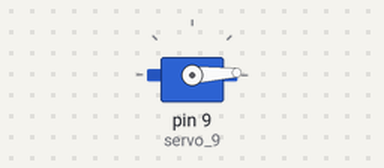
Bench run of a sketch on a simulated Arduino Uno, built with avr-gcc and run on an emulated ATmega328P. Parts: servo.

Above: at 0.05 s.
At 1.3 s:
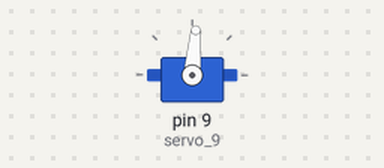
At 2.6 s:
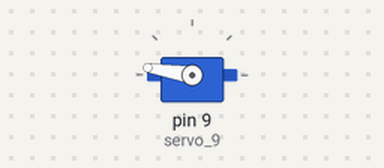
At 5.2 s:
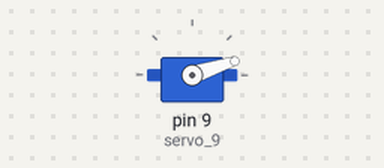
Timing chart, 0 to 7.1 s (numbered marks = the images above):
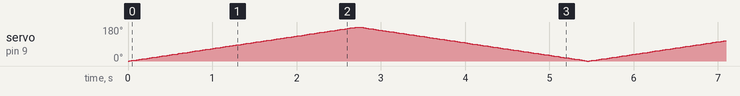

The sketch:

servomotors.ino
```cpp
#include <Servo.h>
int pos;
Servo servo_9;

void setup()
{
  Serial.begin(9600);
  servo_9.attach(9);
}

void loop()
{
  for (pos = 0; pos <= 180; pos += 1)
  {
        servo_9.write(pos);
        delay(15);
  }

  for (pos = 180; pos >= 0; pos -= 1)
  {
    servo_9.write(pos);
    delay(15);
  }
}

/*
  servo_9.write(0);  // tell servo to go to a particular angle
  delay(1000);

  servo_9.write(90);
  delay(1000);

  servo_9.write(135);
  delay(1000);

  servo_9.write(180);
  delay(1000);
*/
```
